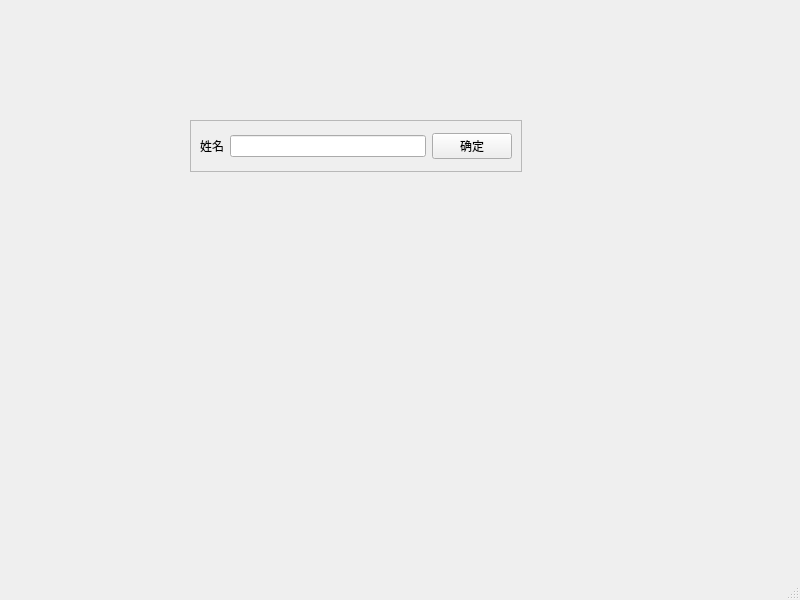
<?xml version="1.0" encoding="UTF-8"?>
<ui version="4.0">
 <class>MainWindow</class>
 <widget class="QMainWindow" name="MainWindow">
  <property name="geometry">
   <rect>
    <x>0</x>
    <y>0</y>
    <width>800</width>
    <height>600</height>
   </rect>
  </property>
  <property name="windowTitle">
   <string>MainWindow</string>
  </property>
  <widget class="QWidget" name="centralwidget">
   <widget class="QFrame" name="frame">
    <property name="geometry">
     <rect>
      <x>190</x>
      <y>120</y>
      <width>332</width>
      <height>52</height>
     </rect>
    </property>
    <property name="frameShape">
     <enum>QFrame::StyledPanel</enum>
    </property>
    <property name="frameShadow">
     <enum>QFrame::Raised</enum>
    </property>
    <layout class="QHBoxLayout" name="horizontalLayout">
     <item>
      <widget class="QLabel" name="label">
       <property name="text">
        <string>姓名</string>
       </property>
      </widget>
     </item>
     <item>
      <widget class="QLineEdit" name="lineEdit"/>
     </item>
     <item>
      <widget class="QPushButton" name="pushButton">
       <property name="text">
        <string>确定</string>
       </property>
      </widget>
     </item>
    </layout>
   </widget>
   <zorder>pushButton</zorder>
   <zorder>frame</zorder>
  </widget>
  <widget class="QMenuBar" name="menubar">
   <property name="geometry">
    <rect>
     <x>0</x>
     <y>0</y>
     <width>800</width>
     <height>26</height>
    </rect>
   </property>
  </widget>
  <widget class="QStatusBar" name="statusbar"/>
 </widget>
 <resources/>
 <connections/>
</ui>
